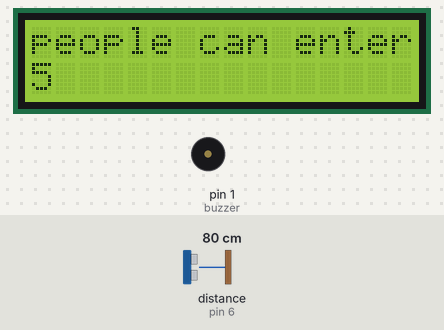
This sketch was run on a simulated Arduino Uno, built with avr-gcc and run on an emulated ATmega328P. On the bench: 16×2 character LCD, buzzer (waves = sounding, pin HIGH). Wiring (inferred from the names in the program): 2 × ultrasonic range finder: trigger pin 7, echo pin 6 / trigger pin 9, echo pin 8. The inputs (shaded band) are chosen by the test bench; at power-on: distance to the obstacle (sensor on pin 6) 80 cm. The echo pulse lasts 58.3 µs per cm; pins used as bus, display or sensor lines are not drawn.

Above: at 1.2 s.
1.3 s: distance to the obstacle (sensor on pin 6) set to 2 cm
At 3.8 s:
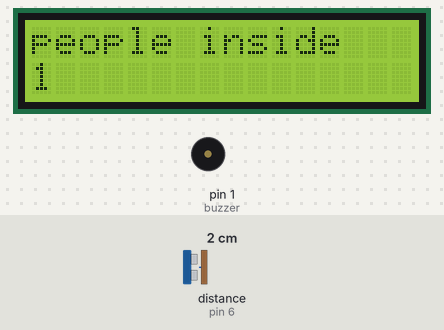
At 18.9 s:
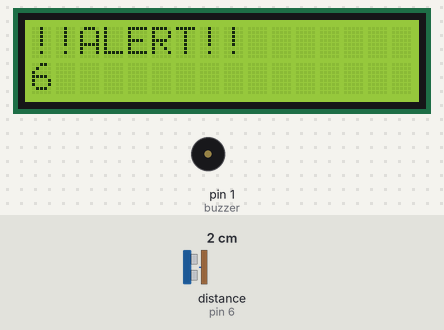
Timing chart, 0 to 20.6 s (numbered marks = the images above; inputs shaded):
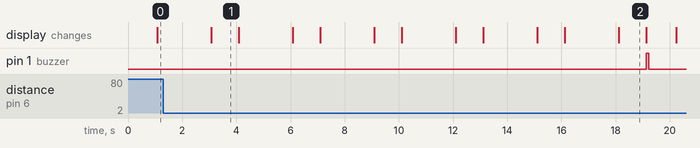

The sketch:

sketch.ino
```cpp
//declaring the pins
#include <LiquidCrystal.h>
#define trigpin1 7
#define trigpin2 9
#define echopin1 6
#define echopin2 8
const int buzzer=1;
int count=0;
long distance1,distance2,duration1,duration2;
int max_people=5;          //be permissible no. of people

LiquidCrystal lcd(12, 11, 5, 4, 3, 2);

void setup() {
  pinMode(trigpin1,OUTPUT);
  pinMode(trigpin2,OUTPUT);
  pinMode(echopin1,INPUT);
  pinMode(echopin2,INPUT);
  pinMode(buzzer,OUTPUT);
  lcd.begin(16, 2);
}

void loop() {
  //for alert system
  if (count>max_people){
    lcd.clear();
    lcd.setCursor(0,0);
    lcd.print("!!ALERT!!");
    lcd.setCursor(0,1);
    lcd.print(count);
    delay(1000);
    lcd.setCursor(0,0);
    lcd.print("PEOPLE EXCEEDED");
    lcd.setCursor(0,1);
    lcd.print(count);
    digitalWrite(buzzer,HIGH);
    delay(100);
    digitalWrite(buzzer,LOW);
  }
  else{
  	lcd.clear();
    lcd.setCursor(0,0);
    lcd.print("people inside");
  	lcd.setCursor(0,1);
  	lcd.print(count);
    delay(1000);
    lcd.clear();
    lcd.setCursor(0,0);
    lcd.print("people can enter");
    lcd.setCursor(0,1);
    lcd.print(max_people-count);
    delay(1000);
  }
  //activating sensor in outside for entering person
  digitalWrite(trigpin1,LOW);

  delayMicroseconds(2);
  digitalWrite(trigpin1,HIGH);

  delayMicroseconds(10);
  digitalWrite(trigpin1,LOW);

  duration1=pulseIn(echopin1,HIGH);

  distance1=duration1/2/29.1;

  if (distance1<30)
  {
    count++;
    delay(1000);        //providing time for enter
  }
  else{
    //activating sensor in outside for entering person
  	digitalWrite(trigpin2,LOW);
  	delayMicroseconds(2);
  	digitalWrite(trigpin2,HIGH);
  	delayMicroseconds(10);
  	digitalWrite(trigpin2,LOW);
  	duration2=pulseIn(echopin2,HIGH);
  	distance2=duration2/2/29.1;
    if (distance2<30){
      count--;
      delay(1000);        //providing time for enter
    }

  }
}
```

Measured:
- after the input at 1.3 s, pin 1 (buzzer): LOW → HIGH after 17.8 s, → LOW 0.10 s later; the display: changes after 1.8 s (image 1)
- what the display in image 1 shows lasts 1.0 s, from 3.1 s to 4.1 s
